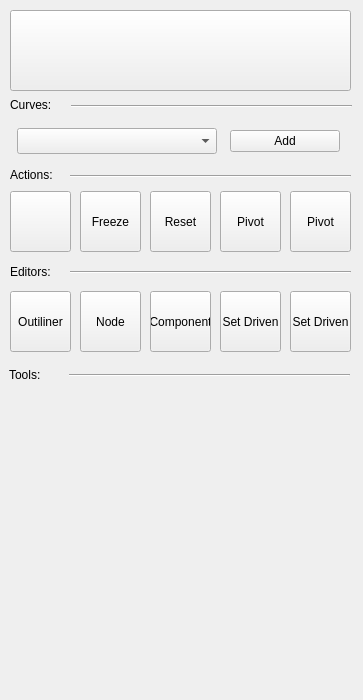
<?xml version="1.0" encoding="UTF-8"?>
<ui version="4.0">
 <class>MainWindow</class>
 <widget class="QMainWindow" name="MainWindow">
  <property name="enabled">
   <bool>true</bool>
  </property>
  <property name="geometry">
   <rect>
    <x>0</x>
    <y>0</y>
    <width>363</width>
    <height>700</height>
   </rect>
  </property>
  <property name="sizePolicy">
   <sizepolicy hsizetype="Fixed" vsizetype="Fixed">
    <horstretch>0</horstretch>
    <verstretch>0</verstretch>
   </sizepolicy>
  </property>
  <property name="minimumSize">
   <size>
    <width>363</width>
    <height>700</height>
   </size>
  </property>
  <property name="maximumSize">
   <size>
    <width>363</width>
    <height>700</height>
   </size>
  </property>
  <property name="focusPolicy">
   <enum>Qt::TabFocus</enum>
  </property>
  <property name="windowTitle">
   <string>Rigging Tools </string>
  </property>
  <property name="statusTip">
   <string/>
  </property>
  <property name="accessibleDescription">
   <string/>
  </property>
  <property name="layoutDirection">
   <enum>Qt::LeftToRight</enum>
  </property>
  <widget class="QWidget" name="centralwidget">
   <widget class="QPushButton" name="bt_history">
    <property name="geometry">
     <rect>
      <x>10</x>
      <y>191</y>
      <width>61</width>
      <height>61</height>
     </rect>
    </property>
    <property name="text">
     <string/>
    </property>
    <property name="icon">
     <iconset>
      <normaloff>icons/icon_history.gif</normaloff>icons/icon_history.gif</iconset>
    </property>
    <property name="iconSize">
     <size>
      <width>80</width>
      <height>80</height>
     </size>
    </property>
   </widget>
   <widget class="QPushButton" name="bt_Freeze">
    <property name="geometry">
     <rect>
      <x>80</x>
      <y>191</y>
      <width>61</width>
      <height>61</height>
     </rect>
    </property>
    <property name="text">
     <string>Freeze</string>
    </property>
   </widget>
   <widget class="QPushButton" name="bt_reset">
    <property name="geometry">
     <rect>
      <x>150</x>
      <y>191</y>
      <width>61</width>
      <height>61</height>
     </rect>
    </property>
    <property name="text">
     <string>Reset</string>
    </property>
   </widget>
   <widget class="QPushButton" name="bt_pivot">
    <property name="geometry">
     <rect>
      <x>220</x>
      <y>191</y>
      <width>61</width>
      <height>61</height>
     </rect>
    </property>
    <property name="text">
     <string>Pivot</string>
    </property>
   </widget>
   <widget class="Line" name="line_3">
    <property name="geometry">
     <rect>
      <x>71</x>
      <y>91</y>
      <width>281</width>
      <height>30</height>
     </rect>
    </property>
    <property name="orientation">
     <enum>Qt::Horizontal</enum>
    </property>
   </widget>
   <widget class="QLabel" name="label">
    <property name="geometry">
     <rect>
      <x>10</x>
      <y>164</y>
      <width>71</width>
      <height>21</height>
     </rect>
    </property>
    <property name="text">
     <string>Actions:</string>
    </property>
   </widget>
   <widget class="QPushButton" name="bt_component">
    <property name="geometry">
     <rect>
      <x>150</x>
      <y>291</y>
      <width>61</width>
      <height>61</height>
     </rect>
    </property>
    <property name="text">
     <string>Component</string>
    </property>
   </widget>
   <widget class="QPushButton" name="bt_set_driven">
    <property name="geometry">
     <rect>
      <x>220</x>
      <y>291</y>
      <width>61</width>
      <height>61</height>
     </rect>
    </property>
    <property name="text">
     <string>Set Driven</string>
    </property>
   </widget>
   <widget class="QPushButton" name="bt_node">
    <property name="geometry">
     <rect>
      <x>80</x>
      <y>291</y>
      <width>61</width>
      <height>61</height>
     </rect>
    </property>
    <property name="text">
     <string>Node</string>
    </property>
   </widget>
   <widget class="QPushButton" name="bt_outliner">
    <property name="geometry">
     <rect>
      <x>10</x>
      <y>291</y>
      <width>61</width>
      <height>61</height>
     </rect>
    </property>
    <property name="text">
     <string>Outiliner</string>
    </property>
   </widget>
   <widget class="QPushButton" name="marca">
    <property name="geometry">
     <rect>
      <x>10</x>
      <y>10</y>
      <width>341</width>
      <height>81</height>
     </rect>
    </property>
    <property name="cursor">
     <cursorShape>PointingHandCursor</cursorShape>
    </property>
    <property name="text">
     <string/>
    </property>
    <property name="icon">
     <iconset>
      <normaloff>../../../../../../../../imgs/banner.jpg</normaloff>../../../../../../../../imgs/banner.jpg</iconset>
    </property>
    <property name="iconSize">
     <size>
      <width>216</width>
      <height>100</height>
     </size>
    </property>
   </widget>
   <widget class="QPushButton" name="bt_pivot_2">
    <property name="geometry">
     <rect>
      <x>290</x>
      <y>191</y>
      <width>61</width>
      <height>61</height>
     </rect>
    </property>
    <property name="text">
     <string>Pivot</string>
    </property>
   </widget>
   <widget class="Line" name="line_5">
    <property name="geometry">
     <rect>
      <x>70</x>
      <y>161</y>
      <width>281</width>
      <height>30</height>
     </rect>
    </property>
    <property name="orientation">
     <enum>Qt::Horizontal</enum>
    </property>
   </widget>
   <widget class="QLabel" name="label_2">
    <property name="geometry">
     <rect>
      <x>10</x>
      <y>261</y>
      <width>71</width>
      <height>21</height>
     </rect>
    </property>
    <property name="text">
     <string>Editors:</string>
    </property>
   </widget>
   <widget class="Line" name="line_6">
    <property name="geometry">
     <rect>
      <x>70</x>
      <y>257</y>
      <width>281</width>
      <height>30</height>
     </rect>
    </property>
    <property name="orientation">
     <enum>Qt::Horizontal</enum>
    </property>
   </widget>
   <widget class="QPushButton" name="bt_set_driven_2">
    <property name="geometry">
     <rect>
      <x>290</x>
      <y>291</y>
      <width>61</width>
      <height>61</height>
     </rect>
    </property>
    <property name="text">
     <string>Set Driven</string>
    </property>
   </widget>
   <widget class="QLabel" name="label_3">
    <property name="geometry">
     <rect>
      <x>9</x>
      <y>364</y>
      <width>71</width>
      <height>21</height>
     </rect>
    </property>
    <property name="text">
     <string>Tools:</string>
    </property>
   </widget>
   <widget class="Line" name="line_7">
    <property name="geometry">
     <rect>
      <x>69</x>
      <y>360</y>
      <width>281</width>
      <height>30</height>
     </rect>
    </property>
    <property name="orientation">
     <enum>Qt::Horizontal</enum>
    </property>
   </widget>
   <widget class="QWidget" name="horizontalLayoutWidget">
    <property name="geometry">
     <rect>
      <x>10</x>
      <y>120</y>
      <width>339</width>
      <height>43</height>
     </rect>
    </property>
    <layout class="QHBoxLayout" name="horizontalLayout">
     <item>
      <widget class="QComboBox" name="curves_combobox">
       <property name="sizePolicy">
        <sizepolicy hsizetype="Fixed" vsizetype="Fixed">
         <horstretch>0</horstretch>
         <verstretch>0</verstretch>
        </sizepolicy>
       </property>
       <property name="minimumSize">
        <size>
         <width>200</width>
         <height>26</height>
        </size>
       </property>
       <property name="layoutDirection">
        <enum>Qt::LeftToRight</enum>
       </property>
       <property name="autoFillBackground">
        <bool>false</bool>
       </property>
       <property name="styleSheet">
        <string notr="true"/>
       </property>
       <property name="modelColumn">
        <number>0</number>
       </property>
      </widget>
     </item>
     <item>
      <widget class="QPushButton" name="bt_add">
       <property name="sizePolicy">
        <sizepolicy hsizetype="Fixed" vsizetype="Fixed">
         <horstretch>0</horstretch>
         <verstretch>0</verstretch>
        </sizepolicy>
       </property>
       <property name="minimumSize">
        <size>
         <width>110</width>
         <height>0</height>
        </size>
       </property>
       <property name="text">
        <string>Add</string>
       </property>
      </widget>
     </item>
    </layout>
   </widget>
   <widget class="QLabel" name="curves">
    <property name="geometry">
     <rect>
      <x>10</x>
      <y>94</y>
      <width>161</width>
      <height>21</height>
     </rect>
    </property>
    <property name="text">
     <string>Curves:</string>
    </property>
    <property name="margin">
     <number>1</number>
    </property>
   </widget>
   <zorder>bt_history</zorder>
   <zorder>bt_Freeze</zorder>
   <zorder>bt_reset</zorder>
   <zorder>bt_pivot</zorder>
   <zorder>line_3</zorder>
   <zorder>label</zorder>
   <zorder>bt_component</zorder>
   <zorder>bt_set_driven</zorder>
   <zorder>bt_node</zorder>
   <zorder>bt_outliner</zorder>
   <zorder>marca</zorder>
   <zorder>bt_pivot_2</zorder>
   <zorder>line_5</zorder>
   <zorder>label_2</zorder>
   <zorder>line_6</zorder>
   <zorder>bt_set_driven_2</zorder>
   <zorder>label_3</zorder>
   <zorder>line_7</zorder>
   <zorder>horizontalLayoutWidget</zorder>
   <zorder>curves</zorder>
   <zorder>curves</zorder>
  </widget>
  <widget class="QMenuBar" name="menubar">
   <property name="geometry">
    <rect>
     <x>0</x>
     <y>0</y>
     <width>363</width>
     <height>22</height>
    </rect>
   </property>
  </widget>
 </widget>
 <resources/>
 <connections/>
</ui>
